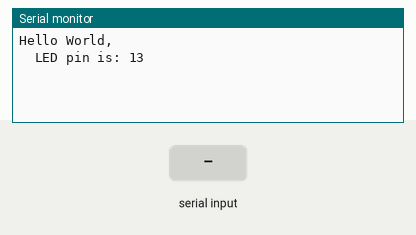
A sketch run on a simulated Arduino Uno, built with avr-gcc and run on an emulated ATmega328P. On the bench: the last lines printed to the serial monitor. The test bench sets the inputs (shaded band).

Above: at 1.2 s.
1.3 s: "1\n" received over Serial
At 1.7 s:
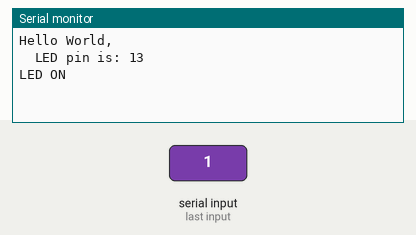
2.8 s: byte 48 ('0') received over Serial
At 4.0 s:
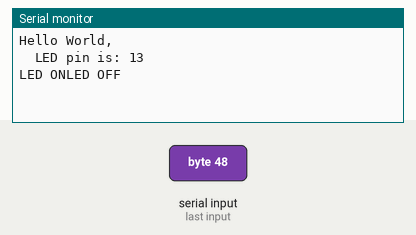

The sketch:

LAB3-1.ino
```cpp
char val;
const byte led = 13;
void setup() {

Serial.begin(9600);
Serial.println("Hello World,");
Serial.print("\tLED pin is: ");
Serial.print(led);
Serial.print("\n");


}

void loop() {
  if(Serial.available() )
  {
   val = Serial.read();

    if(val == '1'){
      digitalWrite(led, HIGH);
      Serial.print("LED ON");
    }
    else if (val == '0' )
    {
      digitalWrite(led, LOW);
      Serial.print("LED OFF");
    }
    }
}
```

Measured:
- after the input at 1.3 s, the serial monitor: prints a new line at once (image 1)
- after the input at 2.8 s, the serial monitor: prints a new line at once (image 2)
